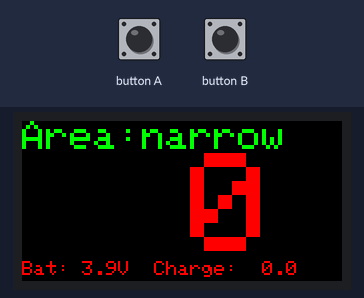
Simulated run of this sketch. Board: ESP32. On the bench: 160×80 colour display. The inputs (shaded band) are chosen by the test bench. Nothing arrives over Bluetooth unless stated; what the sketch prints to the serial monitor is not drawn.

Above: at 2.7 s.
2.8 s: button A pressed for 0.15 s
At 5.3 s:
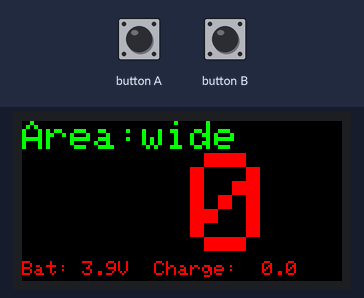
5.6 s: button B pressed for 0.15 s
At 6.5 s:
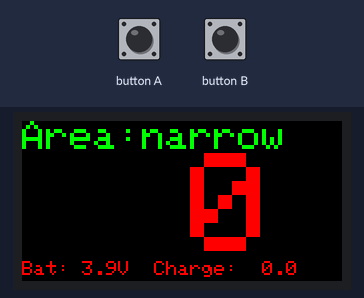
7.6 s: button A pressed for 1 s
At 8.6 s:
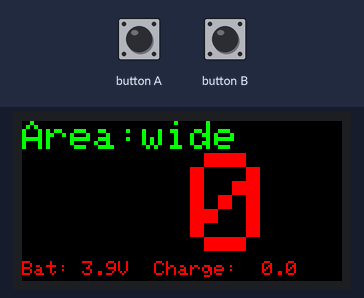
10.1 s: button B pressed for 1 s
At 10.7 s:
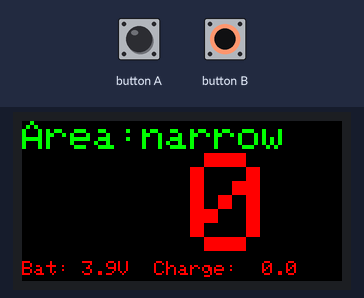
Timing chart, 0 to 13.1 s (numbered marks = the images above; inputs shaded):
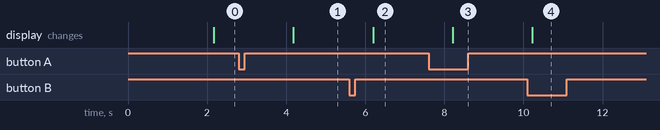

The sketch:

test.ino
```cpp
#include <Arduino.h>
#include <M5StickC.h>
#include <BLEDevice.h>
#include <BLEUtils.h>
#include <BLEScan.h>
#include <BLEAdvertisedDevice.h>

int scanTime = 2; // スキャンする時間（秒）
BLEScan* pBLEScan;

// 接触確認アプリのUUID
const char* uuid = "0000fd6f-0000-1000-8000-00805f9b34fb";

int deviceNum_all = 0; // アプリの数のカウンター
int deviceNum_cocoa = 0; // COCOAの数のカウンター
int rssiNum = -50; // RSSI(Received Signal Strength Indicator)電波強度の初期値（狭いエリア）

class MyAdvertisedDeviceCallbacks: public BLEAdvertisedDeviceCallbacks {
    void onResult(BLEAdvertisedDevice advertisedDevice) {
      int rssi = advertisedDevice.getRSSI();
      if (rssi > rssiNum) { // rssiNum の範囲内のとき
        deviceNum_all++;
        Serial.println(advertisedDevice.toString().c_str());
//        if (advertisedDevice.haveServiceUUID()) {
//          if (strncmp(advertisedDevice.getServiceUUID().toString().c_str(), uuid, 36) == 0) { // 検出したUUIDが接触確認アプリのUUIDと同じとき
//            Serial.print("RSSI: ");
//            Serial.println(rssi);
//            Serial.print("ADDR: ");
//            Serial.println(advertisedDevice.getAddress().toString().c_str());
//            deviceNum_cocoa++; // カウンターに１加算
//            deviceNum_all--;
//
//          }
//        }
//        Serial.print("All: ");
//        Serial.println(deviceNum_all);
//        Serial.print("COCOA: ");
//        Serial.println(deviceNum_cocoa);
      }
    }
};

void drawScreen() {
  M5.Lcd.fillScreen(BLACK);
  M5.Lcd.setTextSize(2);
  M5.Lcd.setCursor(0, 0);
  M5.Lcd.setTextColor(GREEN);
  if (rssiNum < -50) { // 広いエリアを受信したとき
    M5.Lcd.print("Area:wide\n");
  } else {
    M5.Lcd.print("Area:narrow\n");
  }
  M5.Lcd.setTextSize(7);
  M5.Lcd.setTextColor(RED);
  M5.Lcd.printf(" %2d", deviceNum_all); // カウンターを表示
  M5.Lcd.setTextSize(1);
  M5.Lcd.setCursor(0, M5.Lcd.height() - 10);
  M5.Lcd.printf("Bat:%4.1fV  ", M5.Axp.GetBatVoltage());
  M5.Lcd.printf("Charge:%5.1f\n", M5.Axp.GetBatCurrent());
}

void Task1(void *pvParameters) {
  // loop()に書くとBLEスキャン中M5.update()が実行されずボタンが取れないためマルチスレッド化されている
  while (1) {
    // カウンターを初期化
    deviceNum_all = 0;
    deviceNum_cocoa = 0;
    BLEScanResults foundDevices = pBLEScan->start(scanTime, false); // 指定した時間スキャンする
//    Serial.print("Devices found: ");
//    Serial.println(deviceNum);
//    Serial.println("Scan done!");
    pBLEScan->clearResults();   // delete results fromBLEScan buffer to release memory
    drawScreen(); // 画面に表示する
  }
}

void setup() {
  M5.begin();
  Serial.begin(115200);
  Serial.println("Scanning...");
  M5.Lcd.setRotation(1);
  M5.Axp.ScreenBreath(8);

  BLEDevice::init("");             // BLEモジュールの初期化
  pBLEScan = BLEDevice::getScan(); // スキャンオブジェクトを取得
  pBLEScan->setAdvertisedDeviceCallbacks(new MyAdvertisedDeviceCallbacks()); // コールバック関数（アドバタイジング受信）
  pBLEScan->setActiveScan(false);  // active scan uses more power, but get results faster
  pBLEScan->setInterval(1000);     // スキャン間隔1秒
  pBLEScan->setWindow(999);       // less or equal setInterval value
  xTaskCreatePinnedToCore(         // コア指定タスク作成
    Task1,
    "Task1",
    4096, //スタックサイズ(Byte)
    NULL,
    3,    //作成タスクの優先順位(0:低 - 25:高)
    NULL,
    1     //利用するCPUコア(0-1)
  );
}

void loop() {
  M5.update();
  if ( M5.BtnA.wasPressed() ) { // Aボタン１回押し
    rssiNum = -90; // 広いエリア
  }
  if ( M5.BtnB.wasPressed() ) { // Bボタン１回押し
    rssiNum = -50; // 狭いエリア
  }
}
```

Measured:
- after the input at 2.8 s, the display: changes after 1.4 s (image 1)
- after the input at 5.6 s, the display: changes after 0.60 s (image 2)
- after the input at 7.6 s, the display: changes after 0.61 s (image 3)
- after the input at 10.1 s, the display: changes after 0.13 s (image 4)
